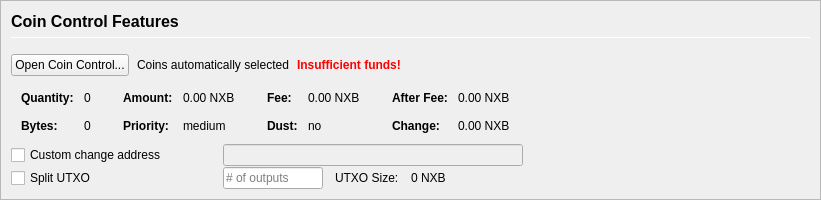
         <widget class="QFrame" name="frameCoinControl">
          <property name="sizePolicy">
           <sizepolicy hsizetype="Expanding" vsizetype="Expanding">
            <horstretch>0</horstretch>
            <verstretch>0</verstretch>
           </sizepolicy>
          </property>
          <property name="maximumSize">
           <size>
            <width>16777215</width>
            <height>16777215</height>
           </size>
          </property>
          <property name="frameShape">
           <enum>QFrame::StyledPanel</enum>
          </property>
          <property name="frameShadow">
           <enum>QFrame::Sunken</enum>
          </property>
          <layout class="QVBoxLayout" name="verticalLayoutCoinControl2">
           <property name="spacing">
            <number>0</number>
           </property>
           <property name="leftMargin">
            <number>0</number>
           </property>
           <property name="topMargin">
            <number>0</number>
           </property>
           <property name="rightMargin">
            <number>0</number>
           </property>
           <property name="bottomMargin">
            <number>0</number>
           </property>
           <item>
            <widget class="QFrame" name="frameCoinControl_BG">
             <layout class="QVBoxLayout" name="verticalLayoutCoinControl" stretch="0,0,0,0,0,0">
              <property name="spacing">
               <number>1</number>
              </property>
              <property name="leftMargin">
               <number>10</number>
              </property>
              <property name="topMargin">
               <number>10</number>
              </property>
              <item>
               <layout class="QHBoxLayout" name="horizontalLayoutCoinControl1">
                <property name="bottomMargin">
                 <number>15</number>
                </property>
                <item>
                 <layout class="QVBoxLayout" name="verticalLayout_3">
                  <property name="spacing">
                   <number>6</number>
                  </property>
                  <item>
                   <widget class="QLabel" name="labelCoinControlFeatures">
                    <property name="sizePolicy">
                     <sizepolicy hsizetype="Preferred" vsizetype="Maximum">
                      <horstretch>0</horstretch>
                      <verstretch>0</verstretch>
                     </sizepolicy>
                    </property>
                    <property name="minimumSize">
                     <size>
                      <width>0</width>
                      <height>20</height>
                     </size>
                    </property>
                    <property name="font">
                     <font>
                      <pointsize>12</pointsize>
                      <weight>75</weight>
                      <bold>true</bold>
                     </font>
                    </property>
                    <property name="styleSheet">
                     <string notr="true">font-weight:bold;</string>
                    </property>
                    <property name="text">
                     <string>Coin Control Features</string>
                    </property>
                   </widget>
                  </item>
                  <item>
                   <widget class="Line" name="line">
                    <property name="minimumSize">
                     <size>
                      <width>0</width>
                      <height>1</height>
                     </size>
                    </property>
                    <property name="maximumSize">
                     <size>
                      <width>16777215</width>
                      <height>1</height>
                     </size>
                    </property>
                    <property name="orientation">
                     <enum>Qt::Horizontal</enum>
                    </property>
                   </widget>
                  </item>
                 </layout>
                </item>
               </layout>
              </item>
              <item>
               <layout class="QHBoxLayout" name="horizontalLayoutCoinControl2" stretch="0,0,0,0">
                <property name="spacing">
                 <number>8</number>
                </property>
                <property name="bottomMargin">
                 <number>10</number>
                </property>
                <item>
                 <widget class="QPushButton" name="pushButtonCoinControl">
                  <property name="styleSheet">
                   <string notr="true"/>
                  </property>
                  <property name="text">
                   <string>Open Coin Control...</string>
                  </property>
                  <property name="autoDefault">
                   <bool>false</bool>
                  </property>
                 </widget>
                </item>
                <item>
                 <widget class="QLabel" name="labelCoinControlAutomaticallySelected">
                  <property name="text">
                   <string>Coins automatically selected</string>
                  </property>
                  <property name="margin">
                   <number>5</number>
                  </property>
                 </widget>
                </item>
                <item>
                 <widget class="QLabel" name="labelCoinControlInsuffFunds">
                  <property name="font">
                   <font>
                    <weight>75</weight>
                    <bold>true</bold>
                   </font>
                  </property>
                  <property name="styleSheet">
                   <string notr="true">color:red;font-weight:bold;</string>
                  </property>
                  <property name="text">
                   <string>Insufficient funds!</string>
                  </property>
                  <property name="margin">
                   <number>5</number>
                  </property>
                 </widget>
                </item>
                <item>
                 <spacer name="horizontalSpacerCoinControl">
                  <property name="orientation">
                   <enum>Qt::Horizontal</enum>
                  </property>
                  <property name="sizeHint" stdset="0">
                   <size>
                    <width>40</width>
                    <height>1</height>
                   </size>
                  </property>
                 </spacer>
                </item>
               </layout>
              </item>
              <item>
               <widget class="QWidget" name="widgetCoinControl" native="true">
                <property name="sizePolicy">
                 <sizepolicy hsizetype="Preferred" vsizetype="Preferred">
                  <horstretch>0</horstretch>
                  <verstretch>0</verstretch>
                 </sizepolicy>
                </property>
                <property name="minimumSize">
                 <size>
                  <width>0</width>
                  <height>0</height>
                 </size>
                </property>
                <property name="styleSheet">
                 <string notr="true"/>
                </property>
                <layout class="QHBoxLayout" name="horizontalLayoutCoinControl5">
                 <property name="leftMargin">
                  <number>0</number>
                 </property>
                 <property name="topMargin">
                  <number>0</number>
                 </property>
                 <property name="rightMargin">
                  <number>0</number>
                 </property>
                 <property name="bottomMargin">
                  <number>0</number>
                 </property>
                 <item>
                  <layout class="QHBoxLayout" name="horizontalLayoutCoinControl3" stretch="0,0,0,1">
                   <property name="spacing">
                    <number>20</number>
                   </property>
                   <property name="topMargin">
                    <number>0</number>
                   </property>
                   <property name="bottomMargin">
                    <number>10</number>
                   </property>
                   <item>
                    <layout class="QFormLayout" name="formLayoutCoinControl1">
                     <property name="horizontalSpacing">
                      <number>10</number>
                     </property>
                     <property name="verticalSpacing">
                      <number>14</number>
                     </property>
                     <property name="leftMargin">
                      <number>10</number>
                     </property>
                     <property name="topMargin">
                      <number>4</number>
                     </property>
                     <property name="rightMargin">
                      <number>6</number>
                     </property>
                     <item row="0" column="0">
                      <widget class="QLabel" name="labelCoinControlQuantityText">
                       <property name="font">
                        <font>
                         <weight>75</weight>
                         <bold>true</bold>
                        </font>
                       </property>
                       <property name="text">
                        <string>Quantity:</string>
                       </property>
                       <property name="margin">
                        <number>0</number>
                       </property>
                      </widget>
                     </item>
                     <item row="0" column="1">
                      <widget class="QLabel" name="labelCoinControlQuantity">
                       <property name="cursor">
                        <cursorShape>IBeamCursor</cursorShape>
                       </property>
                       <property name="contextMenuPolicy">
                        <enum>Qt::ActionsContextMenu</enum>
                       </property>
                       <property name="text">
                        <string notr="true">0</string>
                       </property>
                       <property name="margin">
                        <number>0</number>
                       </property>
                       <property name="textInteractionFlags">
                        <set>Qt::LinksAccessibleByMouse|Qt::TextSelectableByKeyboard|Qt::TextSelectableByMouse</set>
                       </property>
                      </widget>
                     </item>
                     <item row="1" column="0">
                      <widget class="QLabel" name="labelCoinControlBytesText">
                       <property name="font">
                        <font>
                         <weight>75</weight>
                         <bold>true</bold>
                        </font>
                       </property>
                       <property name="text">
                        <string>Bytes:</string>
                       </property>
                      </widget>
                     </item>
                     <item row="1" column="1">
                      <widget class="QLabel" name="labelCoinControlBytes">
                       <property name="cursor">
                        <cursorShape>IBeamCursor</cursorShape>
                       </property>
                       <property name="contextMenuPolicy">
                        <enum>Qt::ActionsContextMenu</enum>
                       </property>
                       <property name="text">
                        <string notr="true">0</string>
                       </property>
                       <property name="textInteractionFlags">
                        <set>Qt::LinksAccessibleByMouse|Qt::TextSelectableByKeyboard|Qt::TextSelectableByMouse</set>
                       </property>
                      </widget>
                     </item>
                    </layout>
                   </item>
                   <item>
                    <layout class="QFormLayout" name="formLayoutCoinControl2">
                     <property name="horizontalSpacing">
                      <number>10</number>
                     </property>
                     <property name="verticalSpacing">
                      <number>14</number>
                     </property>
                     <property name="leftMargin">
                      <number>6</number>
                     </property>
                     <property name="topMargin">
                      <number>4</number>
                     </property>
                     <property name="rightMargin">
                      <number>6</number>
                     </property>
                     <item row="0" column="0">
                      <widget class="QLabel" name="labelCoinControlAmountText">
                       <property name="font">
                        <font>
                         <weight>75</weight>
                         <bold>true</bold>
                        </font>
                       </property>
                       <property name="text">
                        <string>Amount:</string>
                       </property>
                       <property name="margin">
                        <number>0</number>
                       </property>
                      </widget>
                     </item>
                     <item row="0" column="1">
                      <widget class="QLabel" name="labelCoinControlAmount">
                       <property name="cursor">
                        <cursorShape>IBeamCursor</cursorShape>
                       </property>
                       <property name="contextMenuPolicy">
                        <enum>Qt::ActionsContextMenu</enum>
                       </property>
                       <property name="text">
                        <string notr="true">0.00 NXB</string>
                       </property>
                       <property name="textInteractionFlags">
                        <set>Qt::LinksAccessibleByMouse|Qt::TextSelectableByKeyboard|Qt::TextSelectableByMouse</set>
                       </property>
                      </widget>
                     </item>
                     <item row="1" column="0">
                      <widget class="QLabel" name="labelCoinControlPriorityText">
                       <property name="font">
                        <font>
                         <weight>75</weight>
                         <bold>true</bold>
                        </font>
                       </property>
                       <property name="text">
                        <string>Priority:</string>
                       </property>
                      </widget>
                     </item>
                     <item row="1" column="1">
                      <widget class="QLabel" name="labelCoinControlPriority">
                       <property name="cursor">
                        <cursorShape>IBeamCursor</cursorShape>
                       </property>
                       <property name="contextMenuPolicy">
                        <enum>Qt::ActionsContextMenu</enum>
                       </property>
                       <property name="text">
                        <string>medium</string>
                       </property>
                       <property name="textInteractionFlags">
                        <set>Qt::LinksAccessibleByMouse|Qt::TextSelectableByKeyboard|Qt::TextSelectableByMouse</set>
                       </property>
                      </widget>
                     </item>
                    </layout>
                   </item>
                   <item>
                    <layout class="QFormLayout" name="formLayoutCoinControl3">
                     <property name="horizontalSpacing">
                      <number>10</number>
                     </property>
                     <property name="verticalSpacing">
                      <number>14</number>
                     </property>
                     <property name="leftMargin">
                      <number>6</number>
                     </property>
                     <property name="topMargin">
                      <number>4</number>
                     </property>
                     <property name="rightMargin">
                      <number>6</number>
                     </property>
                     <item row="0" column="0">
                      <widget class="QLabel" name="labelCoinControlFeeText">
                       <property name="font">
                        <font>
                         <weight>75</weight>
                         <bold>true</bold>
                        </font>
                       </property>
                       <property name="text">
                        <string>Fee:</string>
                       </property>
                       <property name="margin">
                        <number>0</number>
                       </property>
                      </widget>
                     </item>
                     <item row="0" column="1">
                      <widget class="QLabel" name="labelCoinControlFee">
                       <property name="cursor">
                        <cursorShape>IBeamCursor</cursorShape>
                       </property>
                       <property name="contextMenuPolicy">
                        <enum>Qt::ActionsContextMenu</enum>
                       </property>
                       <property name="text">
                        <string notr="true">0.00 NXB</string>
                       </property>
                       <property name="textInteractionFlags">
                        <set>Qt::LinksAccessibleByMouse|Qt::TextSelectableByKeyboard|Qt::TextSelectableByMouse</set>
                       </property>
                      </widget>
                     </item>
                     <item row="1" column="0">
                      <widget class="QLabel" name="labelCoinControlLowOutputText">
                       <property name="font">
                        <font>
                         <weight>75</weight>
                         <bold>true</bold>
                        </font>
                       </property>
                       <property name="text">
                        <string>Dust:</string>
                       </property>
                      </widget>
                     </item>
                     <item row="1" column="1">
                      <widget class="QLabel" name="labelCoinControlLowOutput">
                       <property name="cursor">
                        <cursorShape>IBeamCursor</cursorShape>
                       </property>
                       <property name="contextMenuPolicy">
                        <enum>Qt::ActionsContextMenu</enum>
                       </property>
                       <property name="text">
                        <string>no</string>
                       </property>
                       <property name="textInteractionFlags">
                        <set>Qt::LinksAccessibleByMouse|Qt::TextSelectableByKeyboard|Qt::TextSelectableByMouse</set>
                       </property>
                      </widget>
                     </item>
                    </layout>
                   </item>
                   <item>
                    <layout class="QFormLayout" name="formLayoutCoinControl4">
                     <property name="horizontalSpacing">
                      <number>10</number>
                     </property>
                     <property name="verticalSpacing">
                      <number>14</number>
                     </property>
                     <property name="leftMargin">
                      <number>6</number>
                     </property>
                     <property name="topMargin">
                      <number>4</number>
                     </property>
                     <property name="rightMargin">
                      <number>6</number>
                     </property>
                     <item row="0" column="0">
                      <widget class="QLabel" name="labelCoinControlAfterFeeText">
                       <property name="font">
                        <font>
                         <weight>75</weight>
                         <bold>true</bold>
                        </font>
                       </property>
                       <property name="text">
                        <string>After Fee:</string>
                       </property>
                       <property name="margin">
                        <number>0</number>
                       </property>
                      </widget>
                     </item>
                     <item row="0" column="1">
                      <widget class="QLabel" name="labelCoinControlAfterFee">
                       <property name="cursor">
                        <cursorShape>IBeamCursor</cursorShape>
                       </property>
                       <property name="contextMenuPolicy">
                        <enum>Qt::ActionsContextMenu</enum>
                       </property>
                       <property name="text">
                        <string notr="true">0.00 NXB</string>
                       </property>
                       <property name="textInteractionFlags">
                        <set>Qt::LinksAccessibleByMouse|Qt::TextSelectableByKeyboard|Qt::TextSelectableByMouse</set>
                       </property>
                      </widget>
                     </item>
                     <item row="1" column="0">
                      <widget class="QLabel" name="labelCoinControlChangeText">
                       <property name="font">
                        <font>
                         <weight>75</weight>
                         <bold>true</bold>
                        </font>
                       </property>
                       <property name="text">
                        <string>Change:</string>
                       </property>
                      </widget>
                     </item>
                     <item row="1" column="1">
                      <widget class="QLabel" name="labelCoinControlChange">
                       <property name="cursor">
                        <cursorShape>IBeamCursor</cursorShape>
                       </property>
                       <property name="contextMenuPolicy">
                        <enum>Qt::ActionsContextMenu</enum>
                       </property>
                       <property name="text">
                        <string notr="true">0.00 NXB</string>
                       </property>
                       <property name="textInteractionFlags">
                        <set>Qt::LinksAccessibleByMouse|Qt::TextSelectableByKeyboard|Qt::TextSelectableByMouse</set>
                       </property>
                      </widget>
                     </item>
                    </layout>
                   </item>
                  </layout>
                 </item>
                </layout>
               </widget>
              </item>
              <item>
               <layout class="QHBoxLayout" name="horizontalLayoutCoinControl4">
                <property name="spacing">
                 <number>12</number>
                </property>
                <property name="sizeConstraint">
                 <enum>QLayout::SetDefaultConstraint</enum>
                </property>
                <property name="topMargin">
                 <number>0</number>
                </property>
                <property name="rightMargin">
                 <number>0</number>
                </property>
                <item>
                 <widget class="QCheckBox" name="checkBoxCoinControlChange">
                  <property name="sizePolicy">
                   <sizepolicy hsizetype="Preferred" vsizetype="Preferred">
                    <horstretch>0</horstretch>
                    <verstretch>0</verstretch>
                   </sizepolicy>
                  </property>
                  <property name="minimumSize">
                   <size>
                    <width>200</width>
                    <height>0</height>
                   </size>
                  </property>
                  <property name="maximumSize">
                   <size>
                    <width>200</width>
                    <height>16777215</height>
                   </size>
                  </property>
                  <property name="toolTip">
                   <string>If this is activated, but the change address is empty or invalid, change will be sent to a newly generated address.</string>
                  </property>
                  <property name="text">
                   <string>Custom change address</string>
                  </property>
                 </widget>
                </item>
                <item>
                 <widget class="QValidatedLineEdit" name="lineEditCoinControlChange">
                  <property name="enabled">
                   <bool>false</bool>
                  </property>
                  <property name="sizePolicy">
                   <sizepolicy hsizetype="Preferred" vsizetype="Preferred">
                    <horstretch>0</horstretch>
                    <verstretch>0</verstretch>
                   </sizepolicy>
                  </property>
                  <property name="minimumSize">
                   <size>
                    <width>300</width>
                    <height>0</height>
                   </size>
                  </property>
                 </widget>
                </item>
                <item>
                 <widget class="QLabel" name="labelCoinControlChangeLabel">
                  <property name="sizePolicy">
                   <sizepolicy hsizetype="Preferred" vsizetype="Preferred">
                    <horstretch>0</horstretch>
                    <verstretch>0</verstretch>
                   </sizepolicy>
                  </property>
                  <property name="minimumSize">
                   <size>
                    <width>100</width>
                    <height>0</height>
                   </size>
                  </property>
                  <property name="text">
                   <string/>
                  </property>
                  <property name="margin">
                   <number>3</number>
                  </property>
                 </widget>
                </item>
               </layout>
              </item>
              <item>
               <layout class="QHBoxLayout" name="horizontalLayoutCoinControl6">
                <property name="spacing">
                 <number>12</number>
                </property>
                <property name="rightMargin">
                 <number>0</number>
                </property>
                <item>
                 <widget class="QCheckBox" name="splitBlockCheckBox">
                  <property name="sizePolicy">
                   <sizepolicy hsizetype="Preferred" vsizetype="Preferred">
                    <horstretch>0</horstretch>
                    <verstretch>0</verstretch>
                   </sizepolicy>
                  </property>
                  <property name="minimumSize">
                   <size>
                    <width>200</width>
                    <height>0</height>
                   </size>
                  </property>
                  <property name="maximumSize">
                   <size>
                    <width>200</width>
                    <height>16777215</height>
                   </size>
                  </property>
                  <property name="text">
                   <string>Split UTXO</string>
                  </property>
                 </widget>
                </item>
                <item>
                 <widget class="QLineEdit" name="splitBlockLineEdit">
                  <property name="sizePolicy">
                   <sizepolicy hsizetype="Preferred" vsizetype="Preferred">
                    <horstretch>50</horstretch>
                    <verstretch>0</verstretch>
                   </sizepolicy>
                  </property>
                  <property name="minimumSize">
                   <size>
                    <width>100</width>
                    <height>0</height>
                   </size>
                  </property>
                  <property name="maximumSize">
                   <size>
                    <width>100</width>
                    <height>16777215</height>
                   </size>
                  </property>
                  <property name="placeholderText">
                   <string># of outputs</string>
                  </property>
                 </widget>
                </item>
                <item>
                 <widget class="QLabel" name="labelBlockSizeText">
                  <property name="text">
                   <string>UTXO Size:</string>
                  </property>
                 </widget>
                </item>
                <item>
                 <widget class="QLabel" name="labelBlockSize">
                  <property name="text">
                   <string>0 NXB</string>
                  </property>
                 </widget>
                </item>
                <item>
                 <spacer name="horizontalSpacer_7">
                  <property name="orientation">
                   <enum>Qt::Horizontal</enum>
                  </property>
                  <property name="sizeHint" stdset="0">
                   <size>
                    <width>40</width>
                    <height>20</height>
                   </size>
                  </property>
                 </spacer>
                </item>
               </layout>
              </item>
              <item>
               <spacer name="verticalSpacerCoinControl">
                <property name="orientation">
                 <enum>Qt::Vertical</enum>
                </property>
                <property name="sizeHint" stdset="0">
                 <size>
                  <width>800</width>
                  <height>1</height>
                 </size>
                </property>
               </spacer>
              </item>
             </layout>
            </widget>
           </item>
          </layout>
         </widget>
